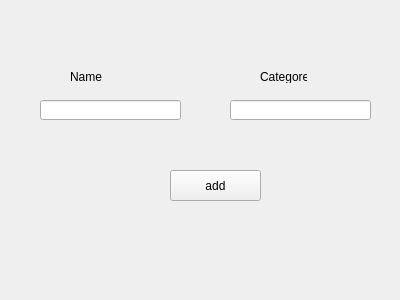
<?xml version="1.0" encoding="UTF-8"?>
<ui version="4.0">
 <class>addDialog</class>
 <widget class="QWidget" name="addDialog">
  <property name="geometry">
   <rect>
    <x>0</x>
    <y>0</y>
    <width>400</width>
    <height>300</height>
   </rect>
  </property>
  <property name="windowTitle">
   <string>Form</string>
  </property>
  <widget class="QLineEdit" name="lineEdit">
   <property name="geometry">
    <rect>
     <x>40</x>
     <y>100</y>
     <width>141</width>
     <height>20</height>
    </rect>
   </property>
  </widget>
  <widget class="QLineEdit" name="lineEdit_2">
   <property name="geometry">
    <rect>
     <x>230</x>
     <y>100</y>
     <width>141</width>
     <height>20</height>
    </rect>
   </property>
  </widget>
  <widget class="QLabel" name="label">
   <property name="geometry">
    <rect>
     <x>70</x>
     <y>70</y>
     <width>47</width>
     <height>13</height>
    </rect>
   </property>
   <property name="text">
    <string>Name</string>
   </property>
  </widget>
  <widget class="QLabel" name="label_2">
   <property name="geometry">
    <rect>
     <x>260</x>
     <y>70</y>
     <width>47</width>
     <height>13</height>
    </rect>
   </property>
   <property name="text">
    <string>Categore</string>
   </property>
  </widget>
  <widget class="QPushButton" name="pushButton">
   <property name="geometry">
    <rect>
     <x>170</x>
     <y>170</y>
     <width>91</width>
     <height>31</height>
    </rect>
   </property>
   <property name="text">
    <string>add</string>
   </property>
  </widget>
 </widget>
 <resources/>
 <connections/>
</ui>
